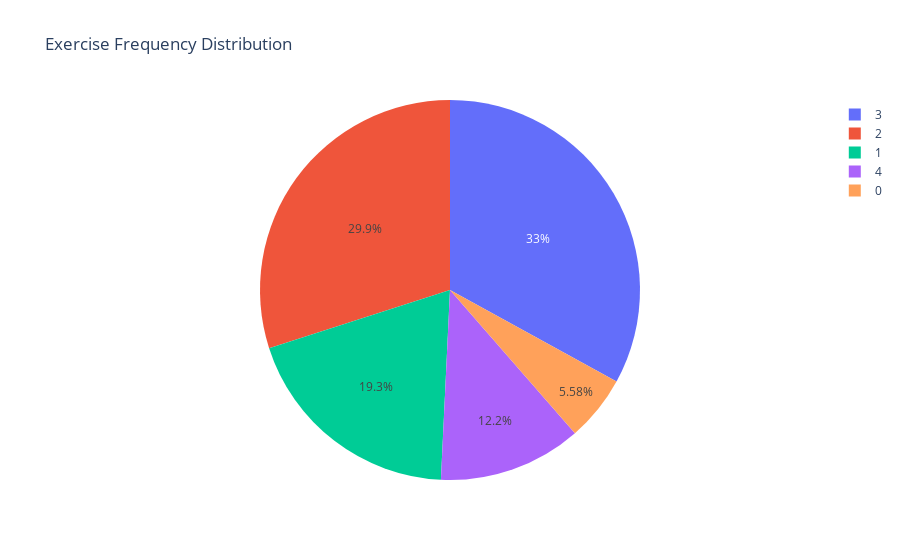

Notebook source saved alongside this figure:
### Markdown cell above
The gender distribution across dataset is not uniform. It is clear that there are more males than females in the dataset with the minority of other groups.

### Code cell
# Pie chart for Exercise Frequency
fig = px.pie(df, names='exercise_frequency', title='Exercise Frequency Distribution')
fig.show()

### Figure 1 — Plotly figure (JSON) as saved in the notebook; plotly's stock layout.template omitted (floating-point values rounded to 4 significant figures; data arrays with more than 128 entries replaced by an {"elided": "..."} marker saying what was removed)
{"data": [{"domain": {"x": [0, 1], "y": [0, 1]}, "hovertemplate": "exercise_frequency=%{label}<extra></extra>", "labels": {"elided": "197 int values"}, "legendgroup": "", "name": "", "showlegend": true, "type": "pie"}], "layout": {"legend": {"tracegroupgap": 0}, "title": {"text": "Exercise Frequency Distribution"}}}
